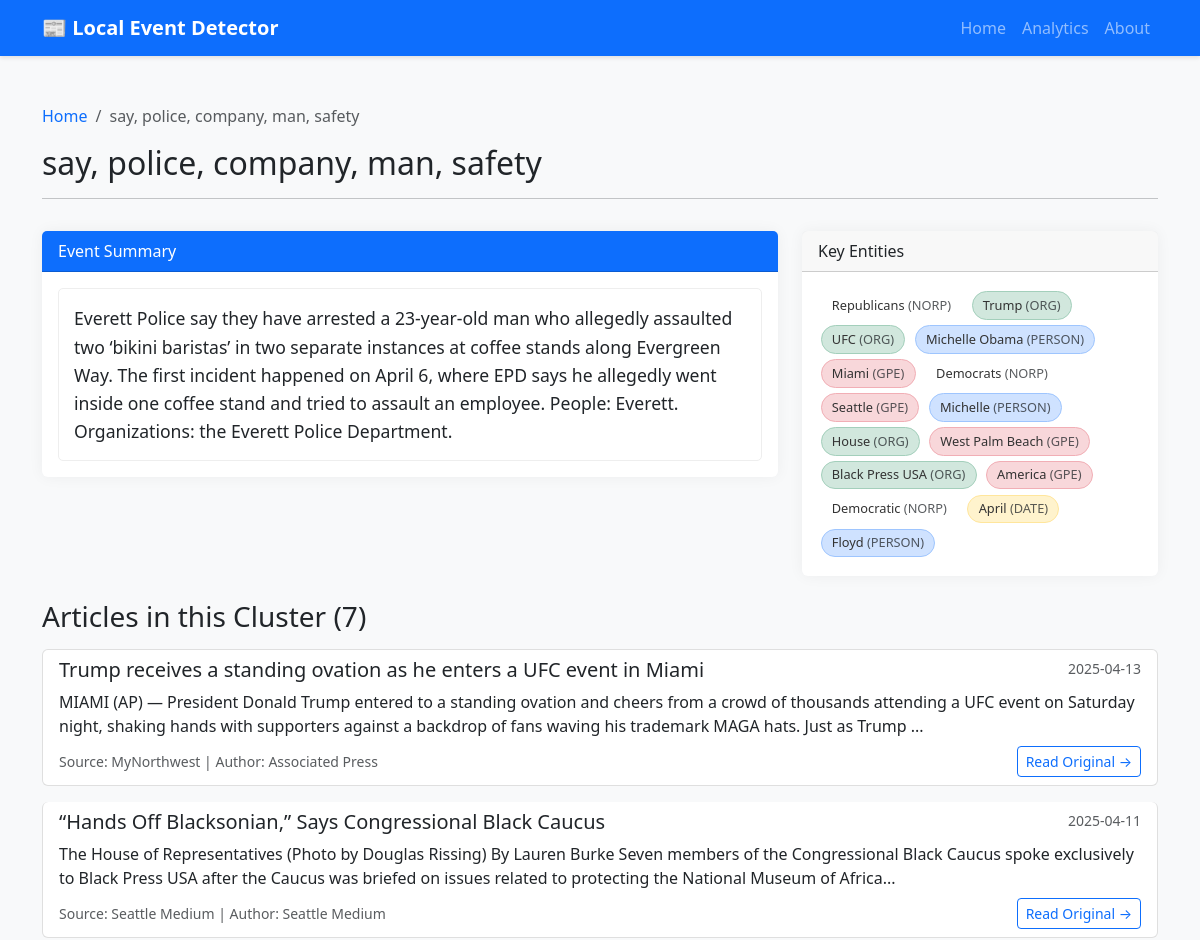
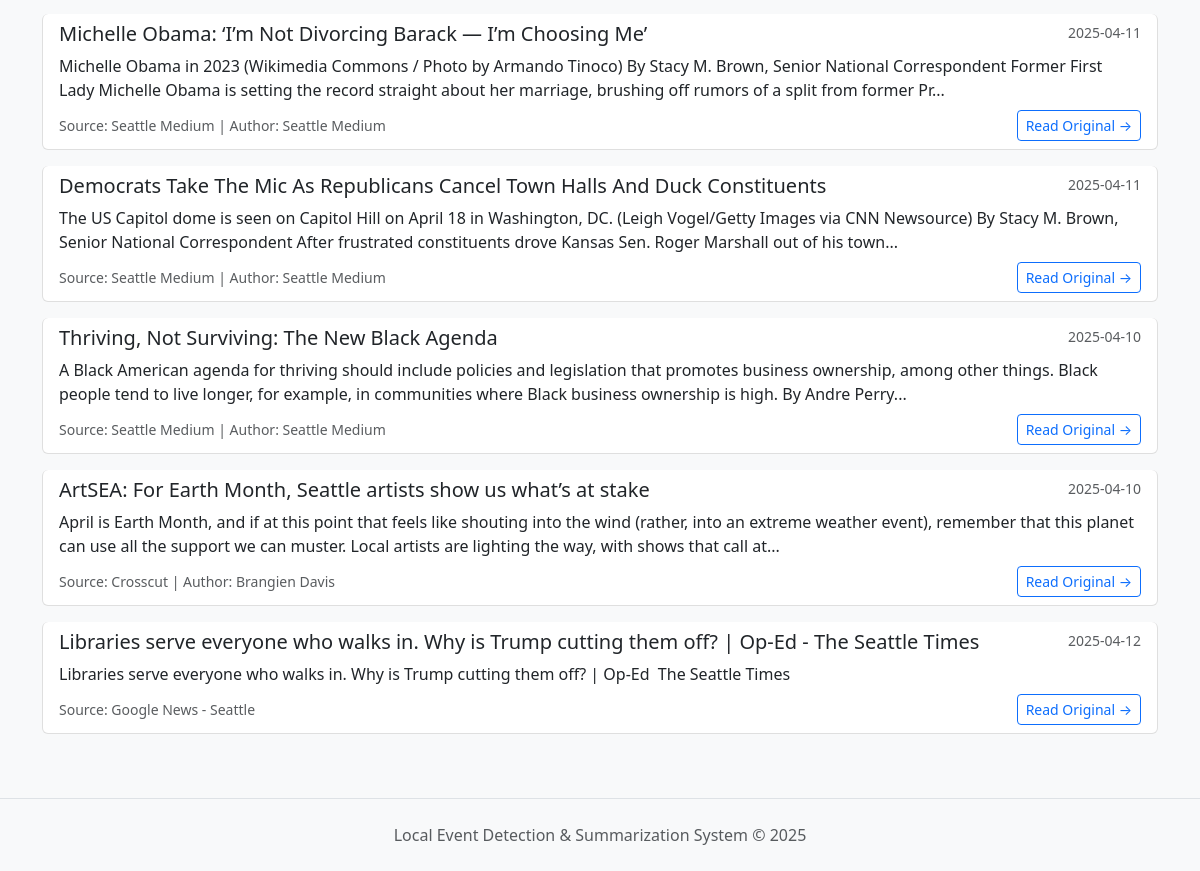
The page /cluster/2 on the database its author committed (2 pictures, top to bottom).
### database/setup_db.py (models this page shows)
class Cluster(Base):
    __tablename__ = 'clusters'
    id = Column(Integer, primary_key=True)
    created_date = Column(DateTime, default=datetime.now)
    topic = Column(String(255), nullable=True)
    article_count = Column(Integer, default=0)

class Summary(Base):
    __tablename__ = 'summaries'
    id = Column(Integer, primary_key=True)
    cluster_id = Column(Integer, nullable=False)
    summary_text = Column(Text, nullable=False)
    created_date = Column(DateTime, default=datetime.now)

class Entity(Base):
    __tablename__ = 'entities'
    id = Column(Integer, primary_key=True)
    article_id = Column(Integer, ForeignKey('articles.id'))
    text = Column(String(255), nullable=False)
    label = Column(String(50), nullable=False)  # PERSON, ORG, LOC, etc.
    count = Column(Integer, default=1)
    article = relationship("Article", back_populates="entities")

class Article(Base):
    __tablename__ = 'articles'
    id = Column(Integer, primary_key=True)
    title = Column(String(255), nullable=False)
    url = Column(String(512), unique=True, nullable=False)
    source = Column(String(100), nullable=False)
    author = Column(String(100), nullable=True)
    published_date = Column(DateTime, default=datetime.now)
    content = Column(Text, nullable=False)
    processed_content = Column(Text, nullable=True)
    cluster_id = Column(Integer, nullable=True)
    embedding = Column(Text, nullable=True)  # Store as JSON string
    entities = relationship("Entity", back_populates="article")

### webapp/app.py (the view)
@app.route('/cluster/<int:cluster_id>')
def cluster_detail(cluster_id):
    session = setup_db()
    cluster = session.query(Cluster).filter_by(id=cluster_id).first()
    if not cluster:
        session.close()
        return "Cluster not found", 404
    summary = session.query(Summary).filter_by(cluster_id=cluster_id).first()
    articles = session.query(Article).filter_by(cluster_id=cluster_id).all()
    top_entities = []
    if articles:
        article_ids = [article.id for article in articles]
        top_entities = session.query(
            Entity.text, Entity.label, Entity.count
        ).filter(
            Entity.article_id.in_(article_ids)
        ).order_by(
            Entity.count.desc()
        ).limit(15).all()
    session.close()
    return render_template(
        'cluster_detail.html',
        cluster=cluster,
        summary=summary.summary_text if summary else "No summary available",
        articles=articles,
        entities=top_entities
    )

### database/setup_db.py (called while the page is built)
def setup_db():
    db_path = os.path.join(os.path.dirname(__file__), '..', 'event_data.db')
    engine = create_engine(f'sqlite:///{db_path}')
    Base.metadata.create_all(engine)
    Session = sessionmaker(bind=engine)
    return Session()

### webapp/app.py (called while the page is built)
@app.context_processor
def inject_now():
    return {'now': datetime.utcnow}

### webapp/templates/cluster_detail.html (shortened to what this page needs)
{% extends 'base.html' %}
{% block content %}
<div class="row mb-3">
    <div class="col-12">
        <nav aria-label="breadcrumb">
            <ol class="breadcrumb">
                <li class="breadcrumb-item"><a href="{{ url_for('index') }}">Home</a></li>
                <li class="breadcrumb-item active" aria-current="page">{{ cluster.topic or "Cluster " + cluster.id|string }}</li>
            </ol>
        </nav>
        <h1 class="h2">{{ cluster.topic or "Cluster " + cluster.id|string }}</h1>
        <hr>
    </div>
</div>
<div class="row mb-4">
    <div class="col-lg-8">
         <div class="card mb-4">
            <div class="card-header bg-primary text-white">
                Event Summary
            </div>
            <div class="card-body">
                <div class="summary-text">{{ summary or "Summary not available." }}</div>
            </div>
        </div>
    </div>
    <div class="col-lg-4">
        <div class="card">
             <div class="card-header">
                Key Entities
            </div>
            <div class="card-body">
                {% if entities %}
                    {% for entity in entities %}
                        <span class="entity-pill entity-{{ entity.label }}">
                            {{ entity.text }} <span class="text-muted">({{ entity.label }})</span>
                        </span>
                    {% endfor %}
                {% else %}
                    <p class="text-muted">No key entities identified for this cluster.</p>
                {% endif %}
            </div>
        </div>
    </div>
</div>
<div class="row">
    <div class="col-12">
        <h3 class="mb-3">Articles in this Cluster ({{ articles|length }})</h3>
        <div class="list-group">
            {% for article in articles %}
            <div class="list-group-item list-group-item-action flex-column align-items-start">
                <div class="d-flex w-100 justify-content-between mb-1">
                    <h5 class="mb-1">{{ article.title }}</h5>
                    <small class="text-muted">{{ article.published_date.strftime('%Y-%m-%d') if article.published_date else 'N/A' }}</small>
                </div>
                <p class="mb-2">{{ article.content|striptags|truncate(250, True) }}</p>
                <div class="d-flex justify-content-between align-items-center">
                     <small class="text-muted">Source: {{ article.source }} {% if article.author %}| Author: {{ article.author }}{% endif %}</small>
                     <a href="{{ article.url }}" target="_blank" rel="noopener noreferrer" class="btn btn-sm btn-outline-primary">Read Original &rarr;</a>
                </div>
            </div>
            {% else %}
             <div class="list-group-item">
                 <p class="text-muted mb-0">No articles found for this cluster.</p>
             </div>
            {% endfor %}
        </div>
    </div>
</div>
{% endblock %}

### webapp/static/css/style.css (style rules this page uses)
body { padding-top: 56px; background-color: #f8f9fa; }
.cluster-card, .card { border: none; box-shadow: 0 0 15px rgba(0,0,0,0.05); transition: transform 0.2s ease-in-out, box-shadow 0.2s ease-in-out; }
.card-header { font-weight: 500; }
.entity-pill { display: inline-block; padding: 0.3em 0.8em; margin: 0.2em; border-radius: 15px; font-size: 0.8em; font-weight: 500; color: #333; border: 1px solid transparent; }
.entity-PERSON { background-color: #cfe2ff; border-color: #9ec5fe; }
.entity-ORG { background-color: #d1e7dd; border-color: #a3cfbb; }
.entity-LOC, .entity-GPE { background-color: #f8d7da; border-color: #f1aeb5; }
.entity-DATE, .entity-TIME { background-color: #fff3cd; border-color: #ffe69c; }
.summary-text { font-size: 1.1em; line-height: 1.6; background-color: #ffffff; padding: 15px; border-radius: 5px; border: 1px solid #eee; }
.list-group-item { margin-bottom: 1rem; border-radius: 0.375rem; border: 1px solid rgba(0,0,0,.125); }
.breadcrumb-item a { text-decoration: none; }

### rows shown on the page
Cluster: topic "say, police, company, man, safety"
Summary: summary_text "Everett Police say they have arrested a 23-year-old man who allegedly assaulted two ‘bikini baristas’ in two separate instances at coffee stands along Evergreen Way. The first incident happened on April 6, where EPD says he allegedly went inside one coffee stand and tried to assault an employee. People: Everett. Organizations: the Everett Police Department."
Entity: text "Republicans", label "NORP"
Entity: text "Trump", label "ORG"
Entity: text "UFC", label "ORG"
Entity: text "Michelle Obama", label "PERSON"
Entity: text "Miami", label "GPE"
Entity: text "Democrats", label "NORP"
Entity: text "Seattle", label "GPE"
Entity: text "Michelle", label "PERSON"
Entity: text "House", label "ORG"
Entity: text "West Palm Beach", label "GPE"
Entity: text "Black Press USA", label "ORG"
Entity: text "America", label "GPE"
Entity: text "Democratic", label "NORP"
Entity: text "April", label "DATE"
Entity: text "Floyd", label "PERSON"
Article: title "Trump receives a standing ovation as he enters a UFC event in Miami", published_date "2025-04-13", content "MIAMI (AP) — President Donald Trump entered to a standing ovation and cheers from a crowd of thousands attending a UFC event on Saturday night, shaking hands with supporters against a backdrop of fans waving his trademark MAGA hats. Just as Trump ...", source "MyNorthwest", author "Associated Press"
Article: title "“Hands Off Blacksonian,” Says Congressional Black Caucus", published_date "2025-04-11", content "The House of Representatives (Photo by Douglas Rissing) By Lauren Burke Seven members of the Congressional Black Caucus spoke exclusively to Black Press USA after the Caucus was briefed on issues related to protecting the National Museum of Africa...", source "Seattle Medium", author "Seattle Medium"
Article: title "Michelle Obama: ‘I’m Not Divorcing Barack — I’m Choosing Me’", published_date "2025-04-11", content "Michelle Obama in 2023 (Wikimedia Commons / Photo by Armando Tinoco) By Stacy M. Brown, Senior National Correspondent Former First Lady Michelle Obama is setting the record straight about her marriage, brushing off rumors of a split from former Pr...", source "Seattle Medium", author "Seattle Medium"
Article: title "Democrats Take The Mic As Republicans Cancel Town Halls And Duck Constituents", published_date "2025-04-11", content "The US Capitol dome is seen on Capitol Hill on April 18 in Washington, DC. (Leigh Vogel/Getty Images via CNN Newsource) By Stacy M. Brown, Senior National Correspondent After frustrated constituents drove Kansas Sen. Roger Marshall out of his town...", source "Seattle Medium", author "Seattle Medium"
Article: title "Thriving, Not Surviving: The New Black Agenda", published_date "2025-04-10", content "A Black American agenda for thriving should include policies and legislation that promotes business ownership, among other things. Black people tend to live longer, for example, in communities where Black business ownership is high. By Andre Perry...", source "Seattle Medium", author "Seattle Medium"
Article: title "ArtSEA: For Earth Month, Seattle artists show us what’s at stake", published_date "2025-04-10", content "April is Earth Month, and if at this point that feels like shouting into the wind (rather, into an extreme weather event), remember that this planet can use all the support we can muster. Local artists are lighting the way, with shows that call at...", source "Crosscut", author "Brangien Davis"
Article: title "Libraries serve everyone who walks in. Why is Trump cutting them off? | Op-Ed - The Seattle Times", published_date "2025-04-12", content "Libraries serve everyone who walks in. Why is Trump cutting them off? | Op-Ed The Seattle Times", source "Google News - Seattle"

### other values the page prints
{{ articles|length }} "7"
